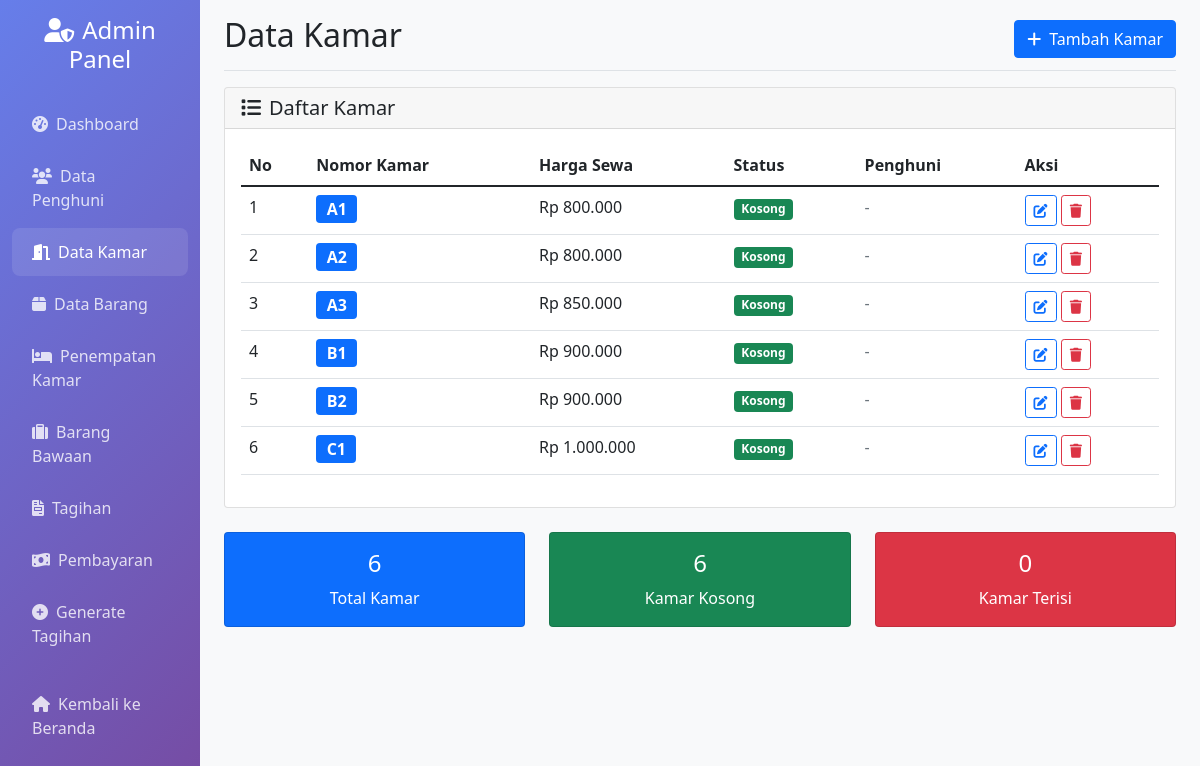
Page /admin/kamar.php on the committed database.
### tables this page shows
CREATE TABLE tb_kamar (
    id INT AUTO_INCREMENT PRIMARY KEY,
    nomor VARCHAR(10) UNIQUE NOT NULL,
    harga DECIMAL(10,2) NOT NULL
);

### admin/kamar.php (the view, shortened to what this page needs)
<?php
require_once '../config/database.php';
$stmt = $pdo->query("
    SELECT k.*,
           p.nama as penghuni_nama,
           CASE
               WHEN kp.id IS NOT NULL AND kp.tgl_keluar IS NULL THEN 'Terisi'
               ELSE 'Kosong'
           END as status
    FROM tb_kamar k
    LEFT JOIN tb_kmr_penghuni kp ON k.id = kp.id_kamar AND kp.tgl_keluar IS NULL
    LEFT JOIN tb_penghuni p ON kp.id_penghuni = p.id
    ORDER BY k.nomor
");
$kamar = $stmt->fetchAll();
?>
<!DOCTYPE html>
<html lang="id">
<head>
    <link href="https://cdn.jsdelivr.net/npm/bootstrap@5.1.3/dist/css/bootstrap.min.css" rel="stylesheet">
    <link href="https://cdnjs.cloudflare.com/ajax/libs/font-awesome/6.0.0/css/all.min.css" rel="stylesheet">
</head>
<body>
    <div class="container-fluid">
        <div class="row">
            <nav class="col-md-3 col-lg-2 d-md-block sidebar collapse">
                <div class="position-sticky pt-3">
                    <div class="text-center mb-4">
                        <h4 class="text-white">
                            <i class="fas fa-user-shield me-2"></i>Admin Panel
                        </h4>
                    </div>
                    <ul class="nav flex-column">
                        <li class="nav-item">
                            <a class="nav-link" href="index.php">
                                <i class="fas fa-tachometer-alt me-2"></i>Dashboard
                            </a>
                        </li>
                        <li class="nav-item">
                            <a class="nav-link" href="penghuni.php">
                                <i class="fas fa-users me-2"></i>Data Penghuni
                            </a>
                        </li>
                        <li class="nav-item">
                            <a class="nav-link active" href="kamar.php">
                                <i class="fas fa-door-open me-2"></i>Data Kamar
                            </a>
                        </li>
                        <li class="nav-item">
                            <a class="nav-link" href="barang.php">
                                <i class="fas fa-box me-2"></i>Data Barang
                            </a>
                        </li>
                        <li class="nav-item">
                            <a class="nav-link" href="penempatan.php">
                                <i class="fas fa-bed me-2"></i>Penempatan Kamar
                            </a>
                        </li>
                        <li class="nav-item">
                            <a class="nav-link" href="barang_bawaan.php">
                                <i class="fas fa-suitcase me-2"></i>Barang Bawaan
                            </a>
                        </li>
                        <li class="nav-item">
                            <a class="nav-link" href="tagihan.php">
                                <i class="fas fa-file-invoice me-2"></i>Tagihan
                            </a>
                        </li>
                        <li class="nav-item">
                            <a class="nav-link" href="pembayaran.php">
                                <i class="fas fa-money-bill-wave me-2"></i>Pembayaran
                            </a>
                        </li>
                        <li class="nav-item">
                            <a class="nav-link" href="generate_tagihan.php">
                                <i class="fas fa-plus-circle me-2"></i>Generate Tagihan
                            </a>
                        </li>
                        <li class="nav-item mt-3">
                            <a class="nav-link" href="../index.php">
                                <i class="fas fa-home me-2"></i>Kembali ke Beranda
                            </a>
                        </li>
                    </ul>
                </div>
            </nav>
            <main class="col-md-9 ms-sm-auto col-lg-10 px-md-4 main-content">
                <div class="d-flex justify-content-between flex-wrap flex-md-nowrap align-items-center pt-3 pb-2 mb-3 border-bottom">
                    <h1 class="h2">Data Kamar</h1>
                    <div class="btn-toolbar mb-2 mb-md-0">
                        <button type="button" class="btn btn-primary" data-bs-toggle="modal" data-bs-target="#addModal">
                            <i class="fas fa-plus me-2"></i>Tambah Kamar
                        </button>
                    </div>
                </div>
                <div class="card">
                    <div class="card-header">
                        <h5 class="card-title mb-0">
                            <i class="fas fa-list me-2"></i>Daftar Kamar
                        </h5>
                    </div>
                    <div class="card-body">
                        <div class="table-responsive">
                            <table class="table table-hover">
                                <thead>
                                    <tr>
                                        <th>No</th>
                                        <th>Nomor Kamar</th>
                                        <th>Harga Sewa</th>
                                        <th>Status</th>
                                        <th>Penghuni</th>
                                        <th>Aksi</th>
                                    </tr>
                                </thead>
                                <tbody>
                                    <?php foreach ($kamar as $index => $k): ?>
                                        <tr>
                                            <td><?= $index + 1 ?></td>
                                            <td>
                                                <span class="badge bg-primary fs-6"><?= htmlspecialchars($k['nomor']) ?></span>
                                            </td>
                                            <td>Rp <?= number_format($k['harga'], 0, ',', '.') ?></td>
                                            <td>
                                                <?php if ($k['status'] == 'Terisi'): ?>
                                                    <span class="badge bg-danger">Terisi</span>
                                                <?php else: ?>
                                                    <span class="badge bg-success">Kosong</span>
                                                <?php endif; ?>
                                            </td>
                                            <td>
                                                <?php if ($k['penghuni_nama']): ?>
                                                    <?= htmlspecialchars($k['penghuni_nama']) ?>
                                                <?php else: ?>
                                                    <span class="text-muted">-</span>
                                                <?php endif; ?>
                                            </td>
                                            <td>
                                                <button class="btn btn-sm btn-outline-primary" onclick="editKamar(<?= $k['id'] ?>)">
                                                    <i class="fas fa-edit"></i>
                                                </button>
                                                <?php if ($k['status'] == 'Kosong'): ?>
                                                    <button class="btn btn-sm btn-outline-danger" onclick="deleteKamar(<?= $k['id'] ?>, '<?= htmlspecialchars($k['nomor']) ?>')">
                                                        <i class="fas fa-trash"></i>
                                                    </button>
                                                <?php endif; ?>
                                            </td>
                                        </tr>
                                    <?php endforeach; ?>
                                </tbody>
                            </table>
                        </div>
                    </div>
                </div>
                <div class="row mt-4">
                    <div class="col-md-4">
                        <div class="card bg-primary text-white">
                            <div class="card-body text-center">
                                <h4><?= count($kamar) ?></h4>
                                <p class="mb-0">Total Kamar</p>
                            </div>
                        </div>
                    </div>
                    <div class="col-md-4">
                        <div class="card bg-success text-white">
                            <div class="card-body text-center">
                                <h4><?= count(array_filter($kamar, function($k) { return $k['status'] == 'Kosong'; })) ?></h4>
                                <p class="mb-0">Kamar Kosong</p>
                            </div>
                        </div>
                    </div>
                    <div class="col-md-4">
                        <div class="card bg-danger text-white">
                            <div class="card-body text-center">
                                <h4><?= count(array_filter($kamar, function($k) { return $k['status'] == 'Terisi'; })) ?></h4>
                                <p class="mb-0">Kamar Terisi</p>
                            </div>
                        </div>
                    </div>
                </div>
            </main>
        </div>
    </div>
</body>
</html>

### admin/kamar.php (style rules this page uses)
.sidebar { min-height: 100vh; background: linear-gradient(135deg, #667eea 0%, #764ba2 100%); }
.sidebar .nav-link { color: rgba(255,255,255,0.8); padding: 12px 20px; border-radius: 8px; margin: 2px 0; transition: all 0.3s ease; }
.sidebar .nav-link:hover, .sidebar .nav-link.active { color: white; background: rgba(255,255,255,0.1); }
.main-content { background-color: #f8f9fa; }

### rows in the picture
tb_kamar: nomor "A1", harga "800.000"
tb_kamar: nomor "A2", harga "800.000"
tb_kamar: nomor "A3", harga "850.000"
tb_kamar: nomor "B1", harga "900.000"
tb_kamar: nomor "B2", harga "900.000"
tb_kamar: nomor "C1", harga "1.000.000"

### other values in the picture
count($kamar) "6"
